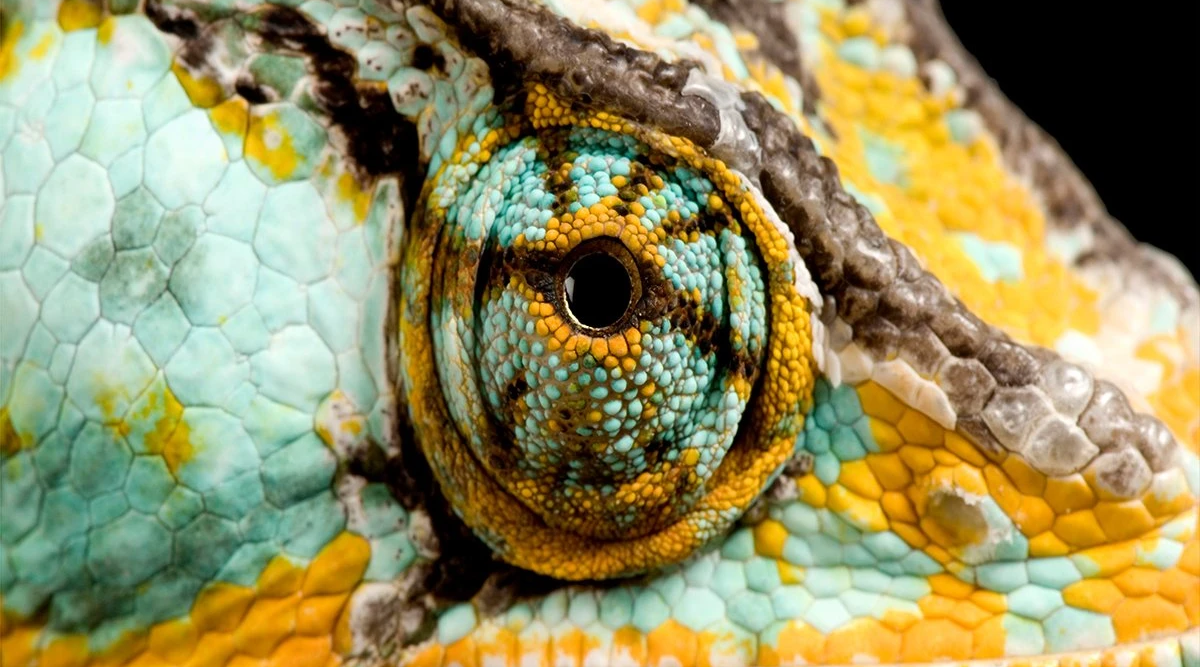
#> input picture image.png, 1200 x 667 px
$ python svd_image_compression.py
#> lines starting #> are read from the running program, lines starting #| are printed output that depends on the picture
import numpy as np
import matplotlib.pyplot as plt
import matplotlib
from PIL import Image


def compress(matrix, k):  # compress an image with SVD

    w = len(matrix[0])
    h = len(matrix)

    u, s, vt = np.linalg.svd(matrix)

    sigma = np.zeros((h, w))
    for i in range(len(s)):
        sigma[i, i] = s[i]

    return u[:, :k] @ sigma[:k, :k] @ vt[:k, :]


# opening the image
img = plt.imread('image.png')
#> img is the input picture: shape (667, 1200, 4) float32; mean R, G, B, A 0.586, 0.56, 0.381, 1
width = len(img[0])
#> width = 1200
height = len(img)
#> height = 667

# getting rgb values
r = img[:, :, 0]
g = img[:, :, 1]
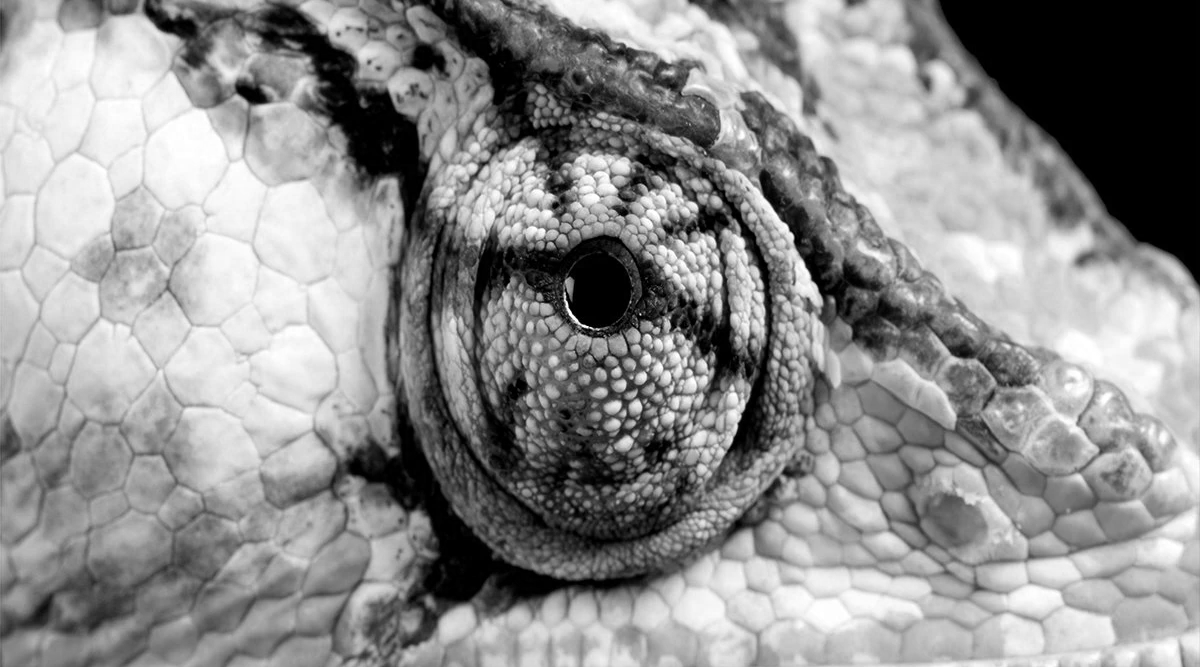
#> g: shape (667, 1200) float32; min 0, max 1, mean 0.561
b = img[:, :, 2]
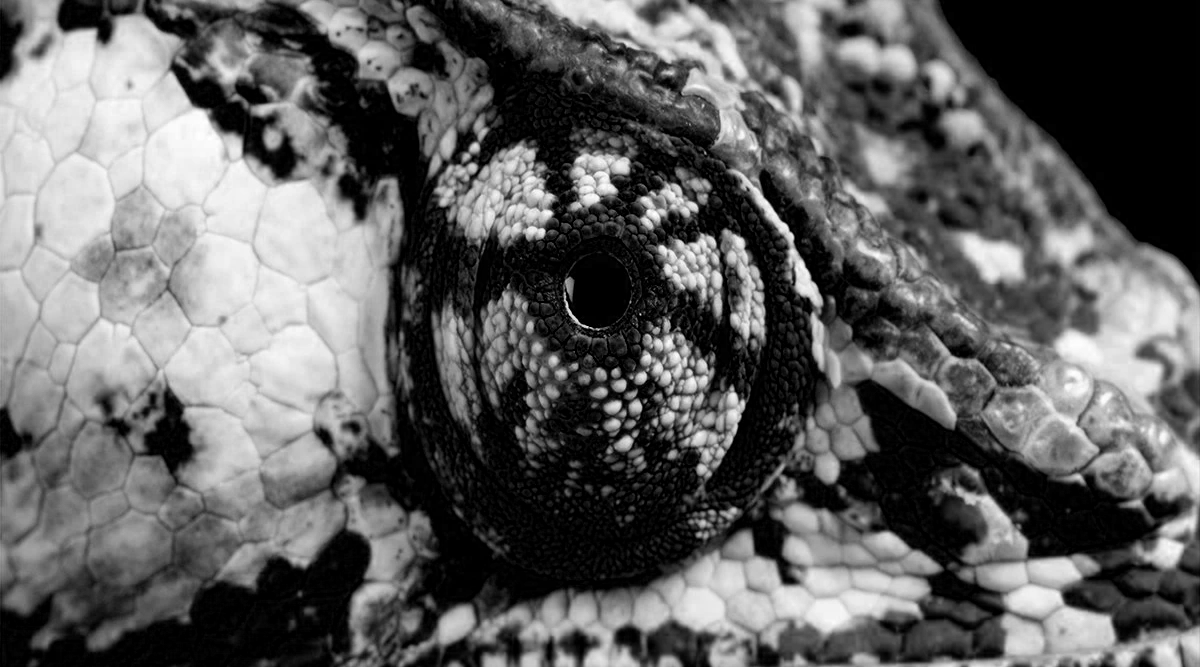
#> b: shape (667, 1200) float32; min 0, max 1, mean 0.381

# compressing
rank = 50
r_c = compress(r, rank)
#> in compress, `w = len(matrix[0])`: w = 1200
#> in compress, `h = len(matrix)`: h = 667
#> in compress, `u, s, vt = np.linalg.svd(matrix)`:
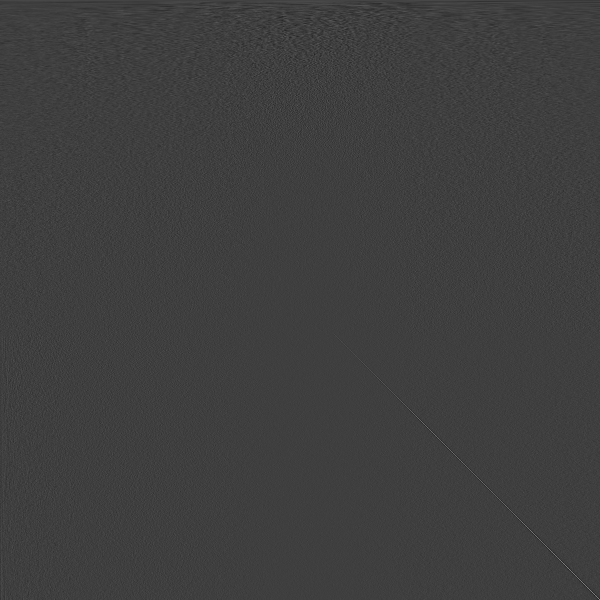
#> vt: shape (1200, 1200) float32 (shown at 1/2 size); min -0.245, max 0.743, mean 2.95e-05; drawn with min black and max white
#> in compress, `u, s, vt = np.linalg.svd(matrix)`: s = 667 values, max 539.4 at index 0, min 0.034 at index 666, mean 3.24
g_c = compress(g, rank)
b_c = compress(b, rank)
#> call 3 of compress, with k = 50
#> in compress (call 3), `u, s, vt = np.linalg.svd(matrix)`:
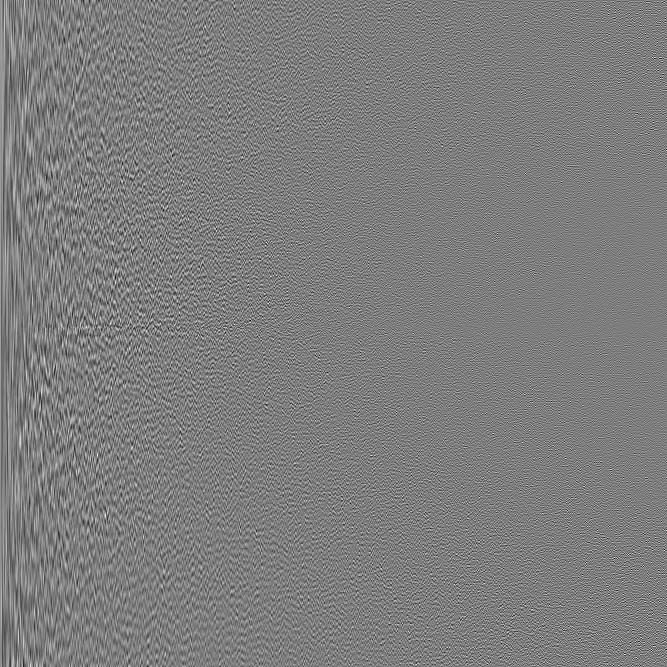
#> u: shape (667, 667) float32; min -0.198, max 0.203, mean 6.98e-05; drawn with min black and max white
#> in compress (call 3), `u, s, vt = np.linalg.svd(matrix)`: s = 667 values, max 370.3 at index 0, min 0.0378 at index 666, mean 3.22

img_c = np.zeros((height, width, 3))
for i in range(0, height):
    for j in range(0, width):
        img_c[i, j, 0] = r_c[i, j]
        img_c[i, j, 1] = g_c[i, j]
        img_c[i, j, 2] = b_c[i, j]
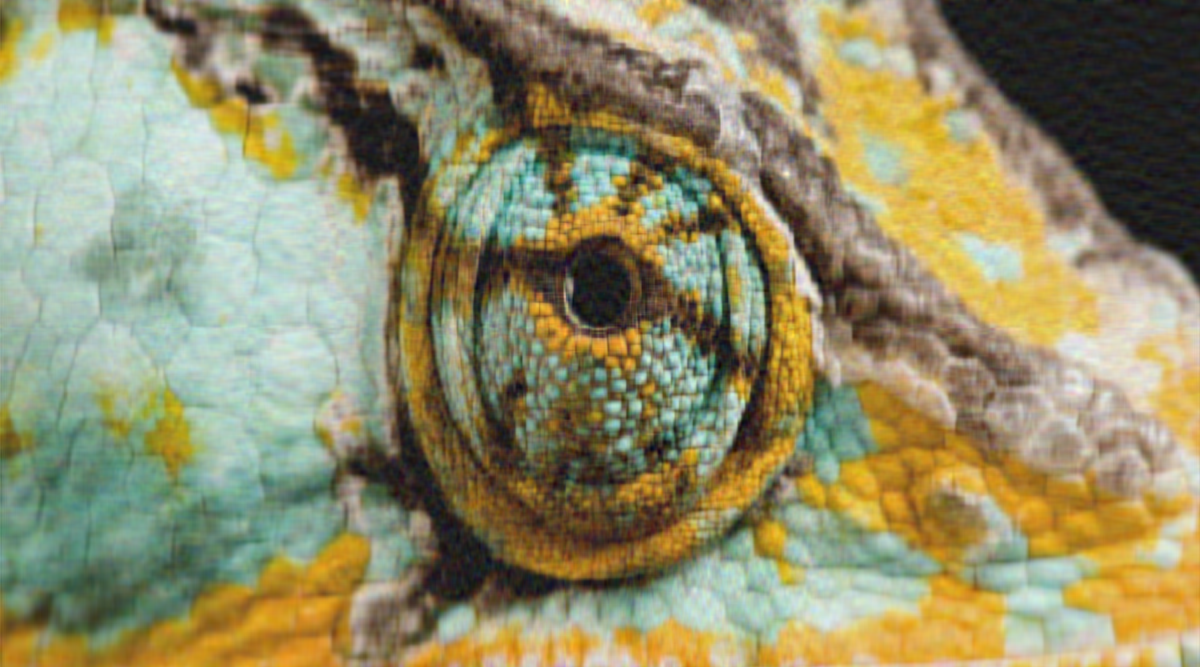
#> img_c: shape (667, 1200, 3) float64; mean R, G, B 0.586, 0.561, 0.381; drawn with min black and max white

# stacking RGB channels
img_c = np.dstack((r_c, g_c, b_c))
img_c = np.abs(img_c / np.max(img_c))
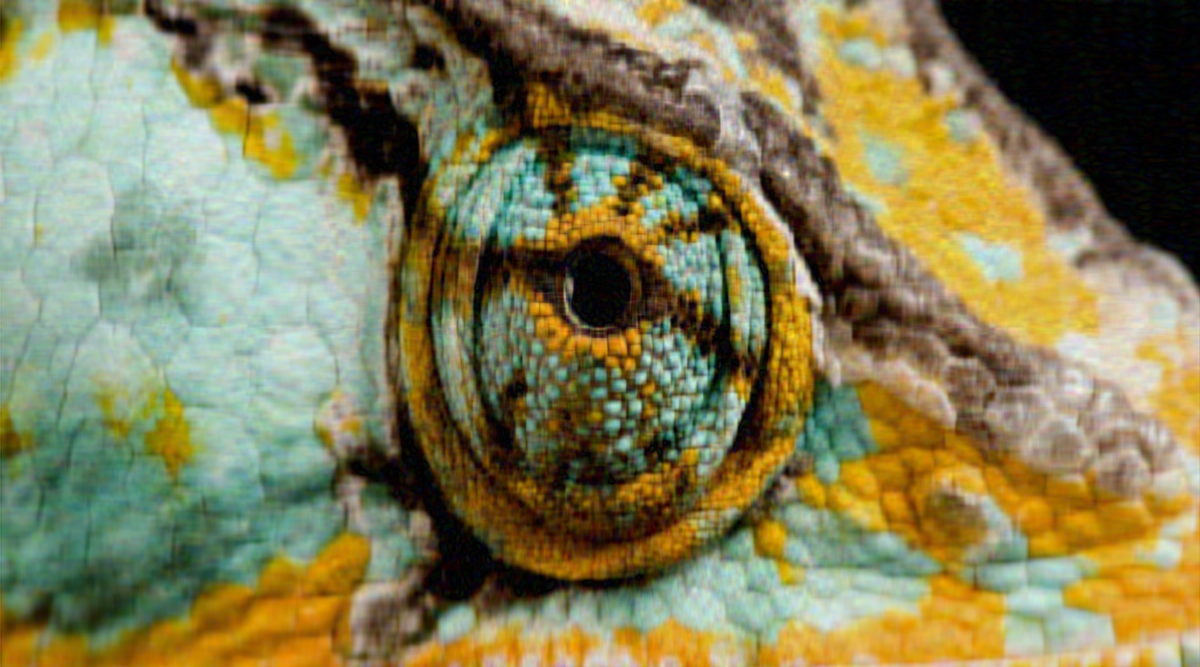
#> img_c: shape (667, 1200, 3) float64; mean R, G, B 0.518, 0.496, 0.339

# saving image in file
matplotlib.image.imsave(f'image_rank_{rank}.png', img_c / np.max(img_c))

# plotting
plt.imshow(img)
plt.figure()
plt.imshow(img_c)
plt.show()
